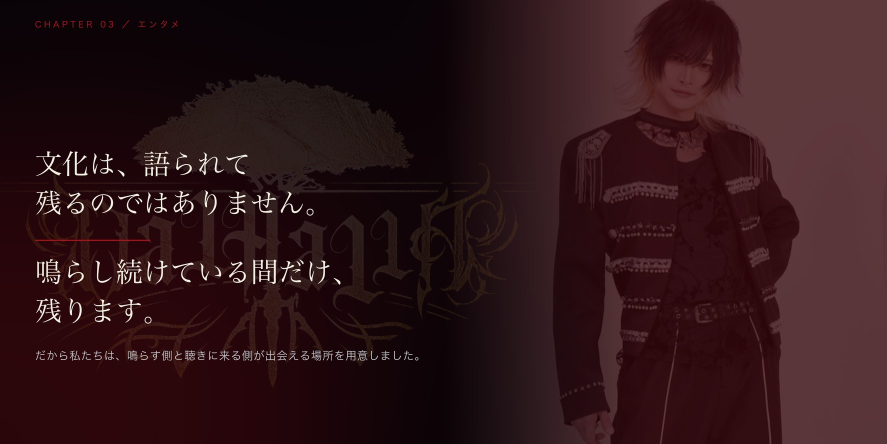
#> input picture assets/charity/ch03_entame.jpg, 1774 x 887 px, given in place of _renewal_slide_src.png, which was not available (shown at 1/2 size)
$ python cut_old_logo.py
#> lines starting #> are read from the running program, lines starting #| are printed output that depends on the picture; after the words box and inside, x2 and y2 are one past the last pixel; in counts of white or black regions, pixels touching at a corner belong together; pictures that were not available may be replaced by others from this repository, and a replacement may not be noted
#!/usr/bin/env python3
"""Extract the old red CAMPFIRE logo from the renewal slide."""

from collections import deque
from pathlib import Path

import numpy as np
from PIL import Image


HERE = Path(__file__).resolve().parent
SOURCE = HERE / "_renewal_slide_src.png"
OUTPUT = HERE / "campfire-logo-old-red.png"
PREVIEW = HERE / "campfire-logo-old-red_preview.jpg"
X_LIMIT = 700
PADDING = 12
OUTPUT_HEIGHT = 300
PREVIEW_BG = (10, 8, 6)


def components(mask: np.ndarray) -> list[np.ndarray]:
    """Return 8-connected components as arrays of (y, x) coordinates."""
    h, w = mask.shape
    seen = np.zeros_like(mask, dtype=bool)
    result = []
    for y, x in np.argwhere(mask):
        if seen[y, x]:
            continue
        queue = deque([(int(y), int(x))])
        seen[y, x] = True
        points = []
        while queue:
            cy, cx = queue.popleft()
            points.append((cy, cx))
            for ny in range(max(0, cy - 1), min(h, cy + 2)):
                for nx in range(max(0, cx - 1), min(w, cx + 2)):
                    if mask[ny, nx] and not seen[ny, nx]:
                        seen[ny, nx] = True
                        queue.append((ny, nx))
        result.append(np.asarray(points, dtype=np.int32))
    return result


def enclosed_background(component: np.ndarray, shape: tuple[int, int]) -> np.ndarray:
    """Find holes enclosed by one component (used for the white c in the flame)."""
    ys, xs = component[:, 0], component[:, 1]
    y0, y1 = max(0, int(ys.min()) - 1), min(shape[0], int(ys.max()) + 2)
    x0, x1 = max(0, int(xs.min()) - 1), min(shape[1], int(xs.max()) + 2)
    wall = np.zeros((y1 - y0, x1 - x0), dtype=bool)
    wall[ys - y0, xs - x0] = True
    outside = np.zeros_like(wall)
    queue = deque()
    for y in range(wall.shape[0]):
        for x in (0, wall.shape[1] - 1):
            if not wall[y, x] and not outside[y, x]:
                outside[y, x] = True
                queue.append((y, x))
    for x in range(wall.shape[1]):
        for y in (0, wall.shape[0] - 1):
            if not wall[y, x] and not outside[y, x]:
                outside[y, x] = True
                queue.append((y, x))
    while queue:
        cy, cx = queue.popleft()
        for ny, nx in ((cy - 1, cx), (cy + 1, cx), (cy, cx - 1), (cy, cx + 1)):
            if 0 <= ny < wall.shape[0] and 0 <= nx < wall.shape[1]:
                if not wall[ny, nx] and not outside[ny, nx]:
                    outside[ny, nx] = True
                    queue.append((ny, nx))
    holes = (~wall) & (~outside)
    full = np.zeros(shape, dtype=bool)
    full[y0:y1, x0:x1] = holes
    return full


def main() -> None:
    source = Image.open(SOURCE).convert("RGBA")
    rgba = np.asarray(source).copy()
    rgb = rgba[..., :3].astype(np.float32)
    source_alpha = rgba[..., 3].astype(np.float32) / 255.0
#> source_alpha: shape (887, 1774) float32; every value is 1
    r, g, b = np.moveaxis(rgb, -1, 0)
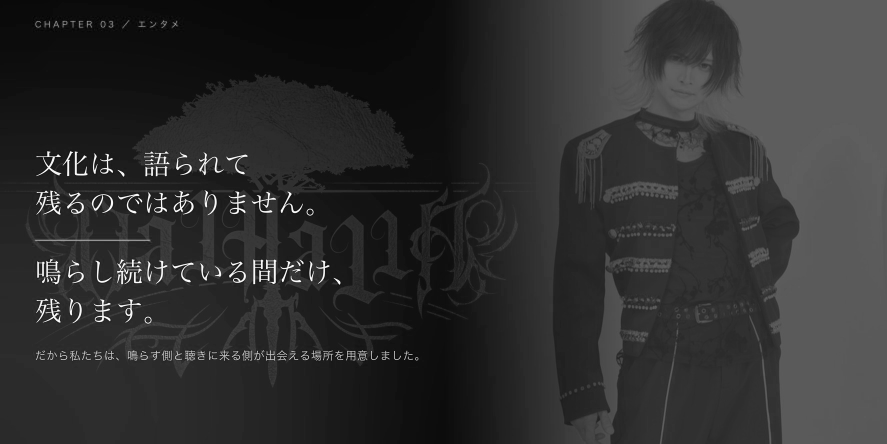
#> r: shape (887, 1774) float32 (shown at 1/2 size); min 0, max 255, mean 47.4

    # A broad red test includes anti-aliased edge pixels. Everything at x >= 700
    # is deliberately excluded before the bounding box is calculated.
    red_strength = r - np.maximum(g, b)
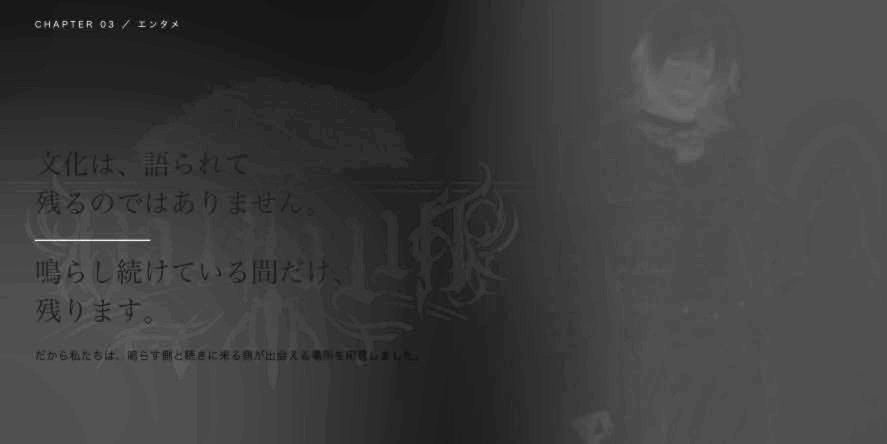
#> red_strength: shape (887, 1774) float32 (shown at 1/2 size); min -11, max 126, mean 22.3; drawn with min black and max white
    red = (r > 80) & (red_strength > 12) & (source_alpha > 0)
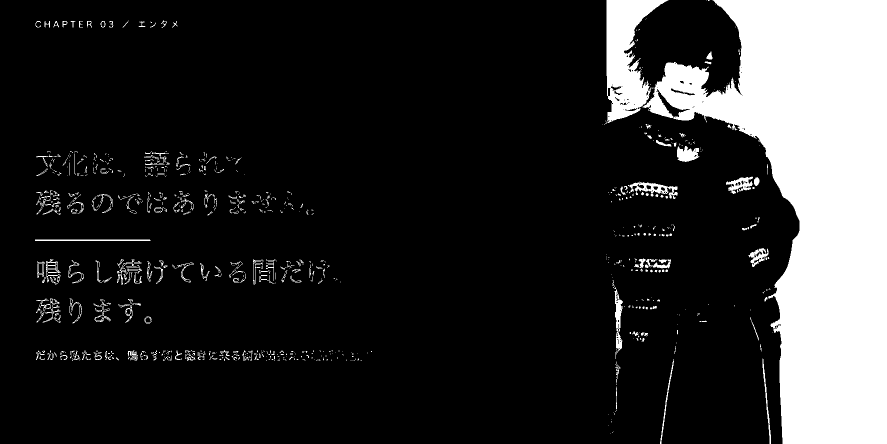
#> red: shape (887, 1774) bool (shown at 1/2 size); 16.7% white; 841 white regions (624 under 20 px), largest, box (x1, y1, x2, y2) and area: (1285, 0, 1774, 887) 225551, (1211, 0, 1337, 248) 15615, (1256, 363, 1356, 397) 1196
    red[:, X_LIMIT:] = False
#> red: shape (887, 1774) bool; 0.81% white in thin lines or dots, all inside (x1, y1, x2, y2) = (70, 41, 694, 722)
    strong_red = red & (r > 170) & (red_strength > 55)
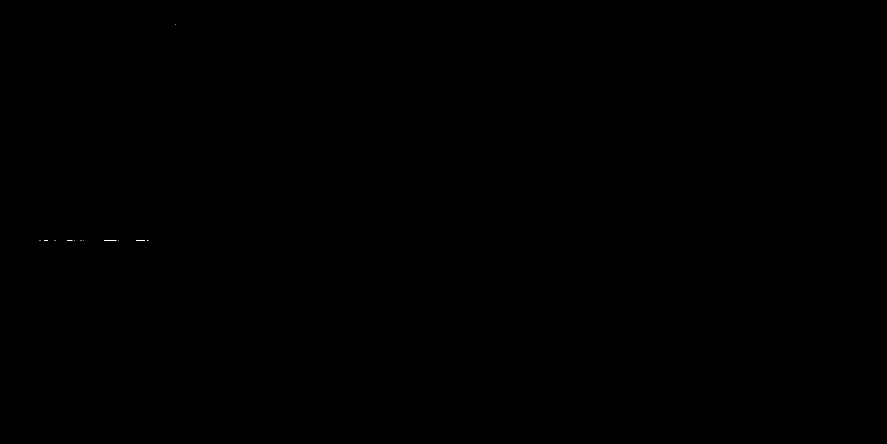
#> strong_red: shape (887, 1774) bool (shown at 1/2 size); 0% white in thin lines or dots, all inside (x1, y1, x2, y2) = (79, 48, 351, 481)
    yy, xx = np.nonzero(strong_red)
#> yy = 75 values from 48 to 480; xx = 75 values, max 350 at index 0, min 79 at index 1, mean 204
    if not len(xx):
        raise RuntimeError("No red pixels found in the old-logo search area")

    x0 = max(0, int(xx.min()) - PADDING)
#> x0 = 67
    y0 = max(0, int(yy.min()) - PADDING)
#> y0 = 36
    x1 = min(X_LIMIT, int(xx.max()) + PADDING + 1)
#> x1 = 363
    y1 = min(rgba.shape[0], int(yy.max()) + PADDING + 1)
#> y1 = 493

    # The flame is the leftmost substantial red component. Its enclosed light
    # pixels are the white c and must remain opaque.
    substantial = [c for c in components(strong_red) if len(c) >= 20]
#> the loop in components, `for y, x in np.argwhere(mask):` made 75 passes
#> (y, x) on passes 1 to 12: (48, 350), (480, 79), (480, 80), (480, 88), (480, 89), (480, 90), (480, 91), (480, 92), (480, 93), (480, 94), (480, 95), (480, 108)
#> after the loop in components, `for y, x in np.argwhere(mask):`: result = 16 items
#> substantial = 1 item
    flame = min(substantial, key=lambda c: c[:, 1].min())
#> flame = 24 rows, first 8: [480, 208], [480, 209], [480, 210], [480, 211], [480, 212], [480, 213], [480, 214], [480, 215]
    flame_holes = enclosed_background(flame, strong_red.shape)
#> in enclosed_background, `ys, xs = component[:, 0], component[:, 1]`: ys = 24 values from 480 to 480; xs = 24 values from 208 to 231
#> in enclosed_background, `y0, y1 = max(0, int(ys.min()) - 1), min(shape[0], int(ys.max()) + 2)`: y0 = 479; y1 = 482
#> in enclosed_background, `x0, x1 = max(0, int(xs.min()) - 1), min(shape[1], int(xs.max()) + 2)`: x0 = 207; x1 = 233
#> in enclosed_background, `full = np.zeros(shape, dtype=bool)`: full: shape (887, 1774) bool; every value is 0
    # Include the c's gray anti-alias pixels as well as its solid white center.
    light = (rgb.min(axis=2) >= 80) & ((rgb.max(axis=2) - rgb.min(axis=2)) <= 35)
#> light: shape (887, 1774) bool; 1.3% white; 130 white regions (18 under 20 px), largest, box (x1, y1, x2, y2) and area: (72, 597, 121, 645) 795, (72, 381, 121, 429) 792, (234, 518, 284, 569) 636
    keep_white_c = flame_holes & light & (source_alpha > 0)

    if np.any(source_alpha == 0):
        # The supplied export is already transparent: retain its clean straight
        # alpha and colors instead of mistakenly treating transparent black as
        # a white-background blend.
        alpha = np.where(red, source_alpha, 0.0)
        out_rgb = rgb.copy()
    else:
        # Recover a soft foreground alpha from white-backed pixels, then reverse
        # the white blend (despill) to prevent pale fringes on dark backgrounds.
        matte_from_white = np.clip((255.0 - np.minimum(g, b)) / 184.0, 0.0, 1.0)
        alpha = np.where(red, matte_from_white, 0.0)
        safe_alpha = np.maximum(alpha, 1.0 / 255.0)[..., None]
        out_rgb = np.clip((rgb - 255.0 * (1.0 - safe_alpha)) / safe_alpha, 0, 255)
    alpha = np.where(keep_white_c, source_alpha, alpha)
    out_rgb[keep_white_c] = rgb[keep_white_c]
    out = np.dstack((out_rgb, alpha[..., None] * 255.0)).astype(np.uint8)
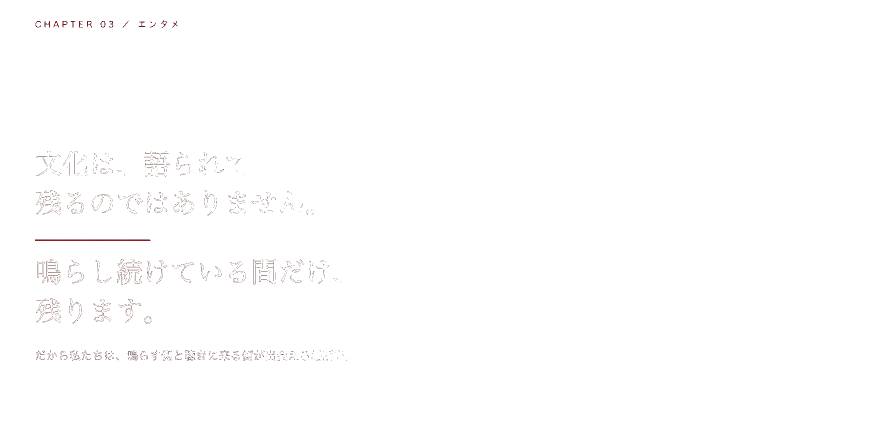
#> out: shape (887, 1774, 4) (shown at 1/2 size); mean R, G, B, A 1.7, 0.6, 0.5, 1.2; transparent parts drawn white
    cropped = Image.fromarray(out[y0:y1, x0:x1])

    width = round(cropped.width * OUTPUT_HEIGHT / cropped.height)
#> width = 194
    resized = cropped.resize((width, OUTPUT_HEIGHT), Image.Resampling.LANCZOS)
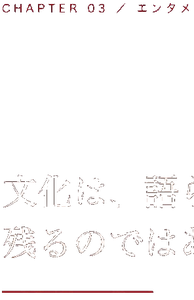
#> resized: PIL image 194x300 RGBA; mean R, G, B, A 12.7, 6.6, 6.2, 5.8; transparent parts drawn white
    resized.save(OUTPUT)

    preview = Image.new("RGB", resized.size, PREVIEW_BG)
    preview.paste(resized, mask=resized.getchannel("A"))
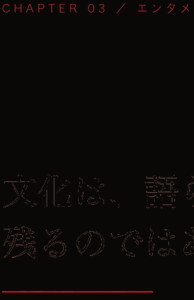
#> preview: PIL image 194x300 RGB; mean R, G, B 12.4, 9.1, 7.1
    preview.save(PREVIEW, quality=95, subsampling=0)
    print(f"crop=({x0}, {y0}, {x1}, {y1}) output={resized.size}")
#| crop=(67, 36, 363, 493) output=(194, 300)


if __name__ == "__main__":
    main()
